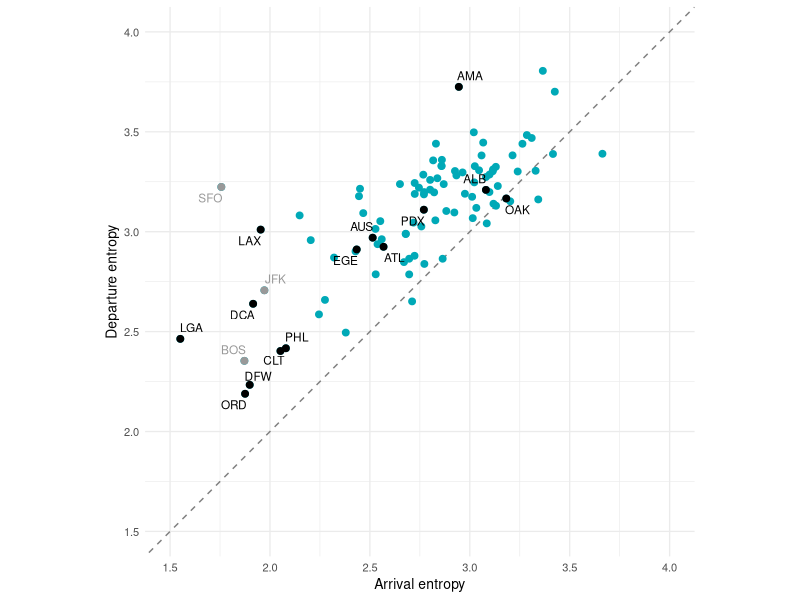

The R script that drew this image:
library(tidyverse)
library(ggrepel)

airports <- read_csv(here::here("data/airports_in_cont_us.csv"),
                     show_col_types = F)

entropy_american <- read_csv(here::here('data/entropy_df.csv'),
                             show_col_types = F) |>
  filter(airline == "American") |>
  filter(airport %in% airports$airport)

aa_fig3 <- c("DFW", "CLT", "ORD", "PHL", "LGA", "LAX", "DCA", "AUS", "ATL", "PDX", "EGE", "ALB", "OAK", "AMA")
aa_other <- c("SFO", "JFK", "BOS")

highlight_df <- entropy_american |>
  filter(airport %in% aa_fig3 | airport %in% aa_other) |>
  mutate(group = ifelse(airport %in% aa_fig3, "highlighted", "others"))

color_df <- c(highlighted = "black", others = "grey60")

fig6 <- entropy_american |>
  ggplot(aes(x = Arrival, y = Departure)) +
  geom_abline(slope = 1, intercept = 0, linetype = "dashed", color = "grey50") +
  geom_point(color = "#00a9b7", size = 2) +
  geom_point(data = highlight_df, aes(color = group), size = 2) +
  ggrepel::geom_text_repel(
    data = highlight_df, aes(label = airport, color = group), size = 3,
    max.overlaps = 6) +
  scale_x_continuous(breaks = seq(1.5, 4, by = 0.5)) +
  scale_y_continuous(breaks = seq(1.5, 4, by = 0.5)) +
  coord_cartesian(xlim = c(1.5, 4), ylim = c(1.5, 4)) +
  scale_color_manual(name = 'Type', values = color_df) +
  theme_minimal(base_size = 10) +
  theme(aspect.ratio = 1,
        legend.position = "none") +
  guides(shape = 'none') +
  xlab("Arrival entropy") +
  ylab("Departure entropy")
ggsave(plot = fig6, filename = here::here("figures/fig6.png"),
       units = 'cm', width = 9, height = 9, bg = "white")
